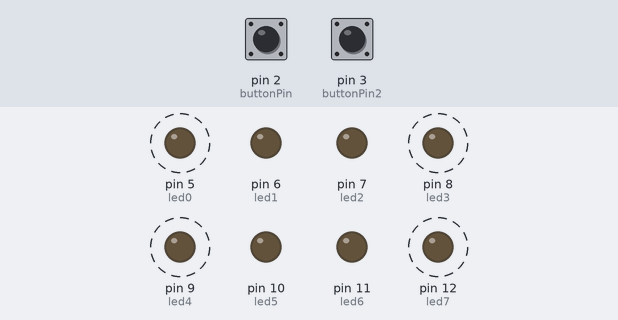
Bench run of a sketch on a simulated Arduino Uno, built with avr-gcc and run on an emulated ATmega328P. On the bench: output pins drawn as LEDs (lit = HIGH). Dashed ring = blinking. The test bench sets the inputs (shaded band); at power-on: pin 2 (buttonPin) LOW, pin 3 (buttonPin2) LOW.

Above: at 3.1 s.
3.2 s: pin 2 (buttonPin) pulled HIGH for 1.45 s
At 3.9 s:
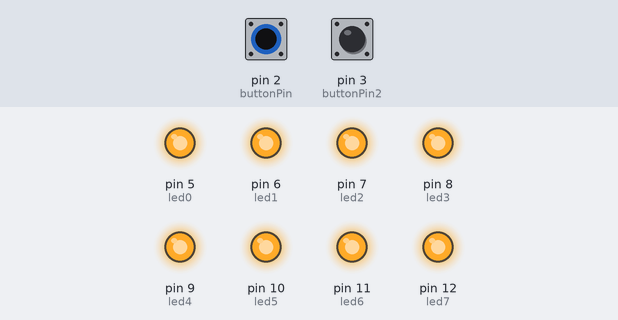
7.1 s: pin 3 (buttonPin2) pulled HIGH for 1.45 s
At 8.3 s:
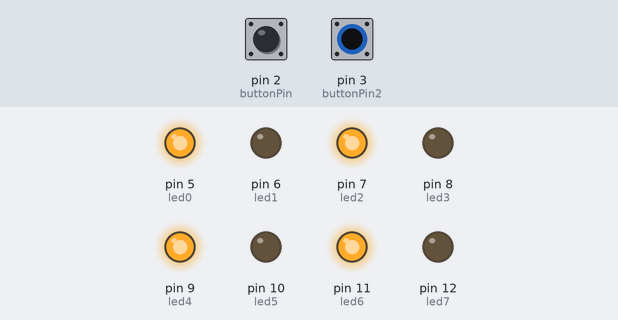
10.6 s: pin 3 (buttonPin2) pulled HIGH for 3.2 s
At 12.2 s:
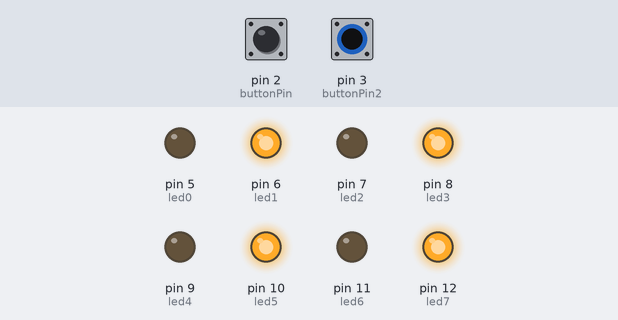
15.3 s: pin 2 (buttonPin) pulled HIGH for 3.2 s
Timing chart, 0 to 21.0 s (numbered marks = the images above; inputs shaded):
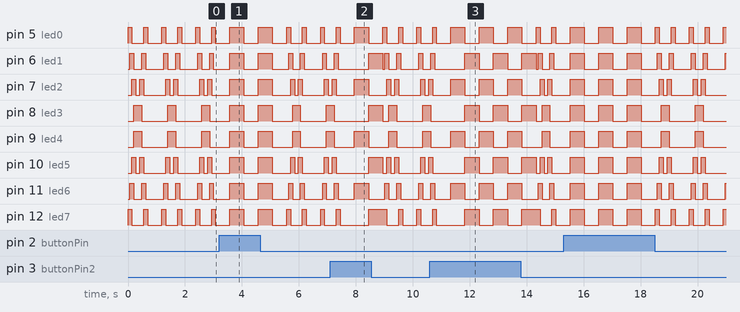

The sketch:

Ex6.ino
```cpp
/**********************************************************************************
**                                                                               **
**                              Array de 8 LEDs                                  **
**                                                                               **
**                                                                               **
**********************************************************************************/
//********** Includes *************************************************************
//********** Variables ************************************************************
const int led0 = 5;          // donar nom al pin 5 de l’Arduino
const int led1 = 6;          // donar nom al pin 6 de l’Arduino
const int led2 = 7;          // donar nom al pin 7 de l’Arduino
const int led3 = 8;          // donar nom al pin 8 de l’Arduino
const int led4 = 9;          // donar nom al pin 9 de l’Arduino
const int led5 = 10;         // donar nom al pin 10 de l’Arduino
const int led6 = 11;         // donar nom al pin 11 de l’Arduino
const int led7 = 12;         // donar nom al pin 12 de l’Arduino
const int buttonPin = 2;     // donar nom al pin 2 de l’Arduino
const int buttonPin2 = 3;
int led = 69;
//********** Setup ****************************************************************
void setup()
{
  pinMode(led0, OUTPUT);     // definir el pin 5 com una sortida
  pinMode(led1, OUTPUT);     // definir el pin 6 com una sortida
  pinMode(led2, OUTPUT);     // definir el pin 7 com una sortida
  pinMode(led3, OUTPUT);     // definir el pin 8 com una sortida
  pinMode(led4, OUTPUT);     // definir el pin 9 com una sortida
  pinMode(led5, OUTPUT);     // definir el pin 10 com una sortida
  pinMode(led6, OUTPUT);     // definir el pin 11 com una sortida
  pinMode(led7, OUTPUT);     // definir el pin 12 com una sortida
  pinMode(buttonPin, INPUT); // definir el pin 2 com una entrada
}
//********** Loop *****************************************************************
void loop()
{
  if (digitalRead(buttonPin) == 1)
  {
    digitalWrite(led0, HIGH);
    digitalWrite(led1, HIGH);
    digitalWrite(led2, HIGH);
    digitalWrite(led3, HIGH);
    digitalWrite(led4, HIGH);
    digitalWrite(led5, HIGH);
    digitalWrite(led6, HIGH);
    digitalWrite(led7, HIGH);

  delay(500);

    digitalWrite(led0, LOW);
    digitalWrite(led1, LOW);
    digitalWrite(led2, LOW);
    digitalWrite(led3, LOW);
    digitalWrite(led4, LOW);
    digitalWrite(led5, LOW);
    digitalWrite(led6, LOW);
    digitalWrite(led7, LOW);

  delay(500);
  }

  else if (digitalRead(buttonPin2) == 1)

  {
    digitalWrite(led0, 1);
    digitalWrite(led1, 0);
    digitalWrite(led2, 1);
    digitalWrite(led3, 0);
    digitalWrite(led4, 1);
    digitalWrite(led5, 0);
    digitalWrite(led6, 1);
    digitalWrite(led7, 0);

      delay(500);

    digitalWrite(led0, 0);
    digitalWrite(led1, 1);
    digitalWrite(led2, 0);
    digitalWrite(led3, 1);
    digitalWrite(led4, 0);
    digitalWrite(led5, 1);
    digitalWrite(led6, 0);
    digitalWrite(led7, 1);

      delay(500);
  }

  else

  {
    digitalWrite(led0, HIGH);
    digitalWrite(led1, LOW);
    digitalWrite(led2, LOW);
    digitalWrite(led3, LOW);
    digitalWrite(led4, LOW);
    digitalWrite(led5, LOW);
    digitalWrite(led6, LOW);
    digitalWrite(led7, HIGH);

  delay(led);

    digitalWrite(led0, HIGH);
    digitalWrite(led1, HIGH);
    digitalWrite(led2, LOW);
    digitalWrite(led3, LOW);
    digitalWrite(led4, LOW);
    digitalWrite(led5, LOW);
    digitalWrite(led6, HIGH);
    digitalWrite(led7, HIGH);

  delay(led);

    digitalWrite(led0, LOW);
    digitalWrite(led1, HIGH);
    digitalWrite(led2, HIGH);
    digitalWrite(led3, LOW);
    digitalWrite(led4, LOW);
    digitalWrite(led5, HIGH);
    digitalWrite(led6, HIGH);
    digitalWrite(led7, LOW);

  delay(led);

    digitalWrite(led0, LOW);
    digitalWrite(led1, LOW);
    digitalWrite(led2, HIGH);
    digitalWrite(led3, HIGH);
    digitalWrite(led4, HIGH);
    digitalWrite(led5, HIGH);
    digitalWrite(led6, LOW);
    digitalWrite(led7, LOW);

  delay(led);

    digitalWrite(led0, LOW);
    digitalWrite(led1, LOW);
    digitalWrite(led2, LOW);
    digitalWrite(led3, HIGH);
    digitalWrite(led4, HIGH);
    digitalWrite(led5, LOW);
    digitalWrite(led6, LOW);
    digitalWrite(led7, LOW);

  delay(led);


    digitalWrite(led0, LOW);
    digitalWrite(led1, LOW);
    digitalWrite(led2, LOW);
    digitalWrite(led3, HIGH);
    digitalWrite(led4, HIGH);
    digitalWrite(led5, LOW);
    digitalWrite(led6, LOW);
    digitalWrite(led7, LOW);

  delay(led);

    digitalWrite(led0, LOW);
    digitalWrite(led1, LOW);
    digitalWrite(led2, HIGH);
    digitalWrite(led3, HIGH);
    digitalWrite(led4, HIGH);
    digitalWrite(led5, HIGH);
    digitalWrite(led6, LOW);
    digitalWrite(led7, LOW);

  delay(led);

    digitalWrite(led0, LOW);
    digitalWrite(led1, HIGH);
    digitalWrite(led2, HIGH);
    digitalWrite(led3, LOW);
    digitalWrite(led4, LOW);
    digitalWrite(led5, HIGH);
    digitalWrite(led6, HIGH);
    digitalWrite(led7, LOW);

  delay(led);

    digitalWrite(led0, HIGH);
    digitalWrite(led1, HIGH);
    digitalWrite(led2, LOW);
    digitalWrite(led3, LOW);
    digitalWrite(led4, LOW);
    digitalWrite(led5, LOW);
    digitalWrite(led6, HIGH);
    digitalWrite(led7, HIGH);

  delay(led);

    digitalWrite(led0, HIGH);
    digitalWrite(led1, LOW);
    digitalWrite(led2, LOW);
    digitalWrite(led3, LOW);
    digitalWrite(led4, LOW);
    digitalWrite(led5, LOW);
    digitalWrite(led6, LOW);
    digitalWrite(led7, HIGH);

  delay(led);

    digitalWrite(led0, LOW);
    digitalWrite(led1, LOW);
    digitalWrite(led2, LOW);
    digitalWrite(led3, LOW);
    digitalWrite(led4, LOW);
    digitalWrite(led5, LOW);
    digitalWrite(led6, LOW);
    digitalWrite(led7, LOW);

  delay(500);
  }


}
```
